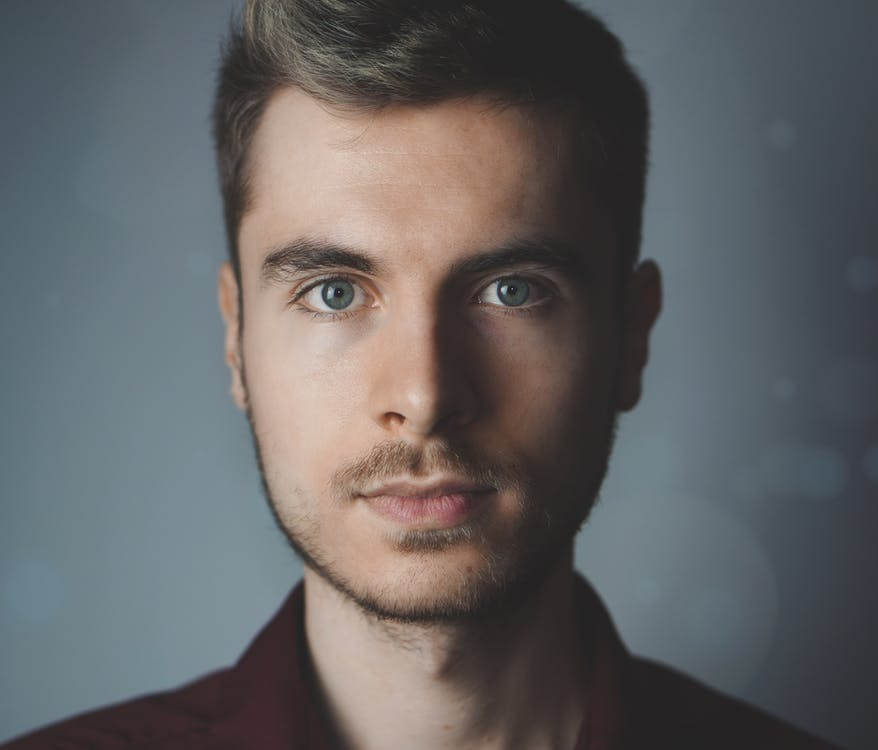
#> input picture ORB_detector/img/face1.jpg, 878 x 750 px
$ python test.py
#> lines starting #> are read from the running program, lines starting #| are printed output that depends on the picture
### ORB_detector/orb.py
"""
ORB Feature Detector: Implementation of a multi-scale FAST keypoint detector with Harris filtering.
"""
import math
from typing import List, Tuple
#  from bisect import bisect_right

import cv2
import numpy as np

from utils import apply_gaussian_2d


FAST_CIRCLE_RADIUS = 3
FAST_ROW_OFFSETS = [-3, -3, -2, -1, 0, 1, 2, 3, 3, 3, 2, 1, 0, -1, -2, -3]
FAST_COL_OFFSETS = [0, 1, 2, 3, 3, 3, 2, 1, 0, -1, -2, -3, -3, -3, -2, -1]
FAST_FIRST_TEST_INDICES = [0, 4, 8, 12]
FAST_FIRST_TEST_THRESHOLD = 3
FAST_SECOND_TEST_THRESHOLD = 12


# [28 lines left out: function create_pyramid, not called in this run]

def second_test_passed(row, col, img_level, center, threshold) -> bool:
    """
        Applies the second step of the FAST keypoint test.

        Parameters
        ----------
        row : int
            Row index of the center pixel.
        col : int
            Column index of the center pixel.
        img_level : np.ndarray
            Image level from the pyramid.
        center : int
            Intensity value of the center pixel.
        threshold : int
            Intensity threshold for brightness/darkness comparison.

        Returns
        -------
        bool
            True if the pixel passes the second FAST test, otherwise False.
        """
    brighter_than = 0
    darker_than = 0
    for k in range(16):
        val_row = row + FAST_ROW_OFFSETS[k]
        val_col = col + FAST_COL_OFFSETS[k]
        val = img_level[val_row, val_col]
        if val > center + threshold:
            brighter_than += 1
        elif val < center - threshold:
            darker_than += 1

    # if 12 of those 16 pixels are greater or less than the center it is the keypoint
    if brighter_than >= 12 or darker_than >= 12:
        return True

    return False

# not necessary to implement, see README
def get_keypoints(
    img_level: np.ndarray, threshold: int, border: int
) -> List[Tuple[int, int]]:
    """
    Returns the keypoints from the FAST test ).

    Parameters
    ----------
    img_level : np.ndarray
        Image at the given level of the image pyramid.
    threshold : int
        Intensity by which tested pixel should differ from the pixels on its Bresenham circle.
    border: int
        Number of rows/columns at the image border where no keypoints should be reported.

    Returns
    -------
    keypoints : np.ndarray
    """
    height, width = img_level.shape
    keypoints = []

    # iterating through the whole picture height except borders
    for i in range(border, height - border):
        # iterating through the whole picture width except borders
        for j in range(border, width - border):
            center = img_level[i, j]
            brighter_than = 0
            darker_than = 0
            # iterating through the 4 pixels(center pictures of each side of the circle)
            for k in FAST_FIRST_TEST_INDICES:
                val_row = i + FAST_ROW_OFFSETS[k]
                val_col = j + FAST_COL_OFFSETS[k]
                val = img_level[val_row, val_col]
                if val > center + threshold:
                    brighter_than += 1
                elif val < center - threshold:
                    darker_than += 1

            # if 3 of those 4 pixels are greater or less than the center might be the keypoint
            if brighter_than >= 3 or darker_than >= 3:
                if second_test_passed(i, j, img_level, center, threshold):
                    keypoints.append((i, j))

    return keypoints


# not necessary to implement, see README
# def get_second_test_mask(
#     img_level: np.ndarray,
#     first_test_mask: np.ndarray,
#     threshold: int,
# ) -> List[Tuple[int, int]]:
#     """
#     Returns the keypoint from the second FAST test (FAST_FIRST_TEST_INDICES).
#     HINT: test only at those points which already passed the first test (first_test_mask).
#
#     Parameters
#     ----------
#     img_level : np.ndarray
#         Image at the given level of the image pyramid.
#     first_test_mask: np.ndarray
#         Boolean mask for the first test, which was created by get_first_test_mask().
#     threshold : int
#         Intensity by which tested pixel should differ from the pixels on its Bresenham circle.
#
#     Returns
#     -------
#     mask : np.ndarray
#         Boolean mask with True values at pixels which pass the second FAST test.
#     """
#     keypoints = []
#     return keypoints


def calculate_kp_scores(
    img_level: np.ndarray,
    keypoints: List[Tuple[int, int]],
) -> List[int]:
    """
    Calculates FAST score for initial keypoints.

    Parameters
    ----------
    img_level : np.ndarray
        Image at the given level of the image pyramid.
    keypoints: List[Tuple[int, int]]
        Tentative keypoints detected by FAST algorithm.

    Returns
    -------
    scores : List[int]
        Scores for the tentative keypoints.
    """
    scores = []
    for (row,col) in keypoints:
        center = img_level[row, col]
        circle_vals = [  # all 16 values of 16 pixels in a circle around our center pixel
            img_level[row + FAST_ROW_OFFSETS[k], col + FAST_COL_OFFSETS[k]] for k in range(16)
        ]
        # list of minimal differences between our center pixel and 9 consecutive pixels around it
        min_differences = []
        for i in range(16):
            differences = []
            for j in range(9):
                # differences between our center pixel and 9 consecutive pixels around it
                differences.append(abs(int(center) - int(circle_vals[(i + j) % 16])))
            min_differences.append(min(differences))
        scores.append(max(min_differences))

    return scores


def detect_keypoints(
    img_level: np.ndarray,
    threshold: int,
    border: int = 0,
) -> Tuple[List[Tuple[int, int]], List[int]]:
    """
    Creates the initial keypoints list.

    Scans the image at the given pyramid level and detects the unfiltered FAST keypoints,
    which are upscaled according to the current level index.

    Parameters
    ----------
    img_level : np.ndarray
        Image at the given level of the image pyramid.
    threshold : int
        Intensity by which tested pixel should differ from the pixels on its Bresenham circle.
    border: int
        Number of rows/columns at the image border where no keypoints should be reported.

    Returns
    -------
    keypoints : List[Tuple[int, int]]
        Initial FAST keypoints as tuples of (row_idx, col_idx).
    scores: List[int]
        Corresponding scores calculate with calculate_kp_scores().
    """
    img_level = img_level.astype(int)
    border = max(border, FAST_CIRCLE_RADIUS)
    keypoints = get_keypoints(img_level=img_level, threshold=threshold,border=border)
    scores = calculate_kp_scores(img_level=img_level, keypoints=keypoints)

    return keypoints, scores

# [195 lines left out: functions apply_filter, get_x_derivative, get_y_derivative, get_harris_response, filter_keypoints, fast, not called in this run]

# [33 lines of commented-out code are left out]

### ORB_detector/test.py
import cv2
import numpy as np
import matplotlib.pyplot as plt
import orb

img1 = cv2.imread('img/face1.jpg')
#> img1 is the input picture: shape (750, 878, 3); mean B, G, R 99.7, 98.6, 99.1
M = np.array([[1, abs(0.3), 0],[0,1,0]])
nW =  img1.shape[1] + abs(0.3 * img1.shape[0])
#> nW = 1103
img2 = cv2.warpAffine(img1, M, (int(nW), img1.shape[0]))
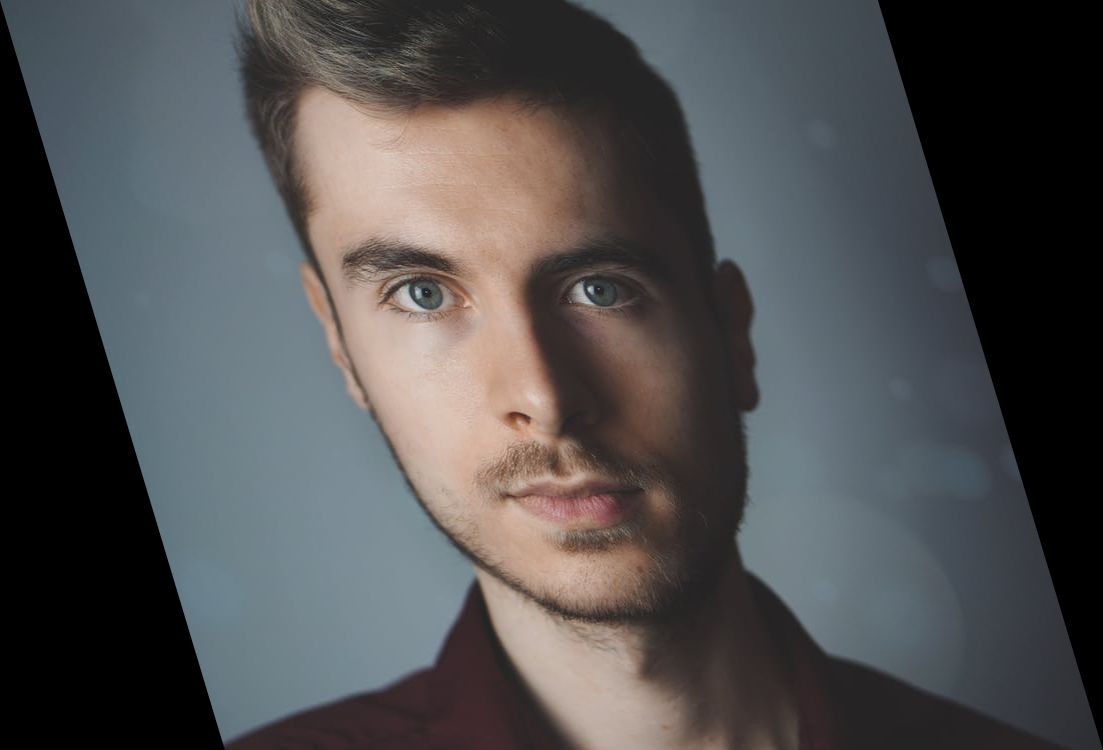
#> img2: shape (750, 1103, 3); mean B, G, R 79.4, 78.5, 78.9

kp1, scores1 = orb.detect_keypoints(cv2.cvtColor(img1, cv2.COLOR_BGR2GRAY), threshold=20, border=10)
#> in detect_keypoints, `img_level = img_level.astype(int)`:
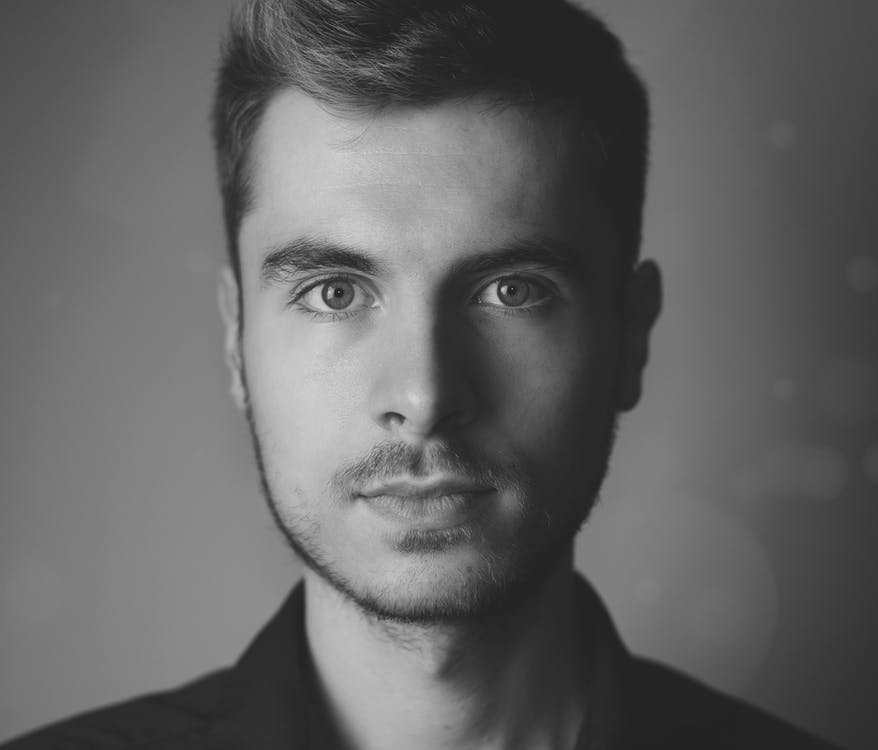
#> img_level: shape (750, 878) int64; min 16, max 213, mean 98.9
#> the loop in calculate_kp_scores, `for (row,col) in keypoints:` made 955 passes
#> (row, col) on passes 1 to 3: (10, 278), (10, 302), (10, 328)
kp2, scores2 = orb.detect_keypoints(cv2.cvtColor(img2, cv2.COLOR_BGR2GRAY), threshold=20, border=10)
#> call 2 of detect_keypoints, with threshold = 20, border = 10
#> in detect_keypoints (call 2), `img_level = img_level.astype(int)`:
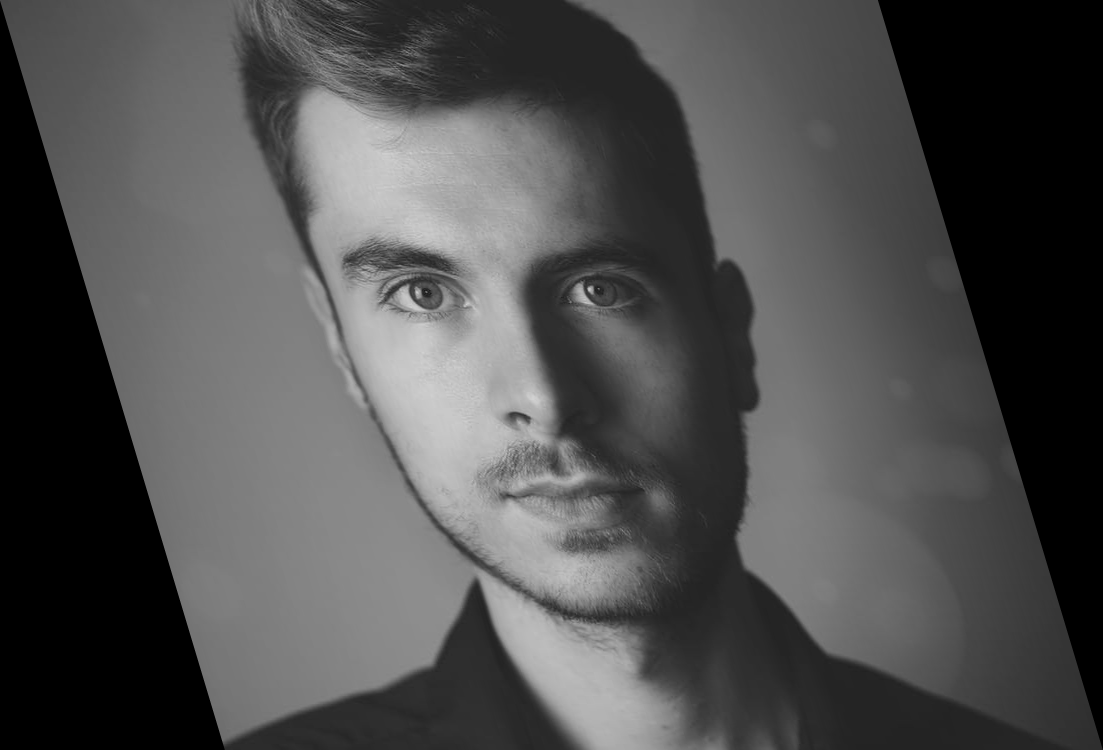
#> img_level: shape (750, 1103) int64; min 0, max 210, mean 78.7
#> the loop in calculate_kp_scores (call 2), `for (row,col) in keypoints:` made 757 passes
#> (row, col) on passes 1 to 3: (10, 281), (10, 305), (10, 331)

kp1, kp2 = np.asarray(kp1), np.asarray(kp2)
fig, axs = plt.subplots(1, 2, figsize=(35, 10))
axs[0].imshow(cv2.cvtColor(img1, cv2.COLOR_BGR2RGB))
sc1 = axs[0].scatter(kp1[:, 1], kp1[:, 0], c=scores1, cmap="Greens")
axs[0].axis("off")
axs[1].imshow(cv2.cvtColor(img2, cv2.COLOR_BGR2RGB))
sc2 = axs[1].scatter(kp2[:, 1], kp2[:, 0], c=scores2, cmap="Greens")
axs[1].axis("off")
plt.colorbar(sc1, ax=axs[0])
plt.colorbar(sc2, ax=axs[1])
fig.suptitle("Features detected independently on a pair of images (colored by corresponding score)", size=26);
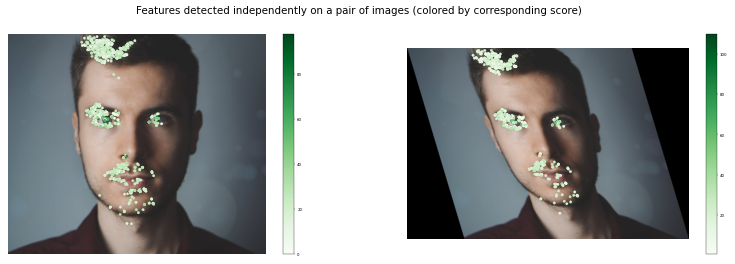
#> figure drawn by matplotlib, 4 panels

$ run again, with ORB_detector/img/9px.jpg copied over ORB_detector/img/face1.jpg
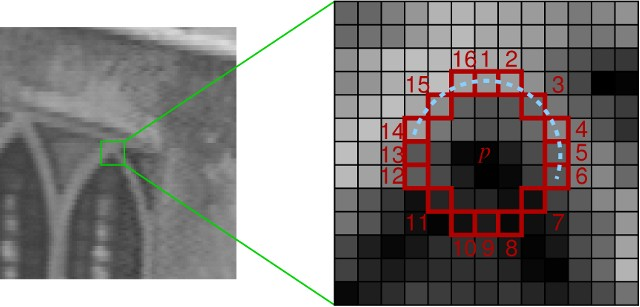
#> input picture ORB_detector/img/9px.jpg, 640 x 307 px
#> img1 is the input picture: shape (307, 640, 3); mean B, G, R 127.6, 128.5, 133.5
#> the loop in calculate_kp_scores, `for (row,col) in keypoints:` made 1543 passes
#> (row, col) on passes 1 to 3: (10, 319), (10, 320), (10, 321)
#> in detect_keypoints (call 2), `img_level = img_level.astype(int)`:
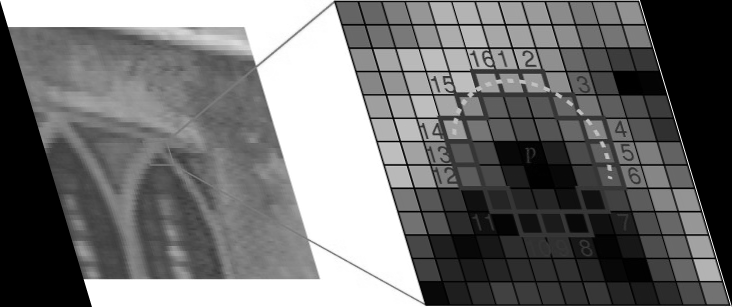
#> img_level: shape (307, 732) int64; min 0, max 255, mean 113.6
#> the loop in calculate_kp_scores (call 2), `for (row,col) in keypoints:` made 4688 passes
#> (row, col) on passes 1 to 3: (10, 322), (10, 323), (10, 324)
#> `fig.suptitle("Features detected independently on a pair of images (col..`:
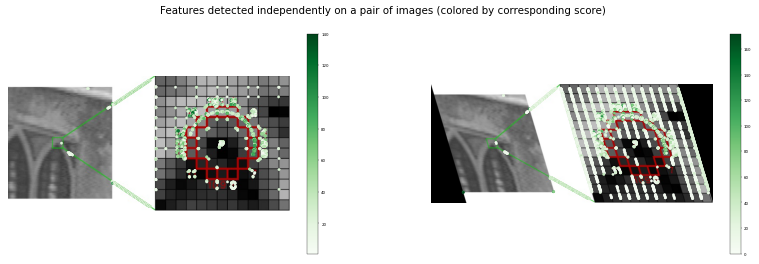
#> figure drawn by matplotlib, 4 panels

$ run again, with ORB_detector/img/fast_test.jpg copied over ORB_detector/img/face1.jpg
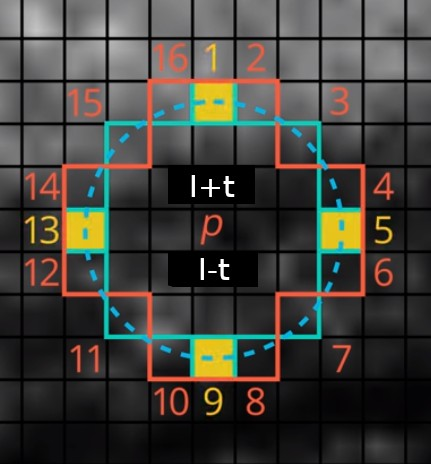
#> input picture ORB_detector/img/fast_test.jpg, 431 x 464 px
#> img1 is the input picture: shape (464, 431, 3); mean B, G, R 59.3, 65.1, 66.5
#> after the loop in get_keypoints, `for i in range(border, height - border):`: keypoints = 1661 pairs, first value 44 to 414, second value 25 to 393
#> the loop in calculate_kp_scores, `for (row,col) in keypoints:` made 1661 passes
#> (row, col, center) on passes 1 to 3: (44, 214, 171), (45, 212, 196), (45, 213, 197)
#> after the loop in calculate_kp_scores, `for (row,col) in keypoints:`: scores = 1661 values, max 255 at index 245, min 0 at index 372, mean 52.56
#> kp1 has the same summary as keypoints in get_keypoints; scores1 has the same summary as scores in calculate_kp_scores
#> in detect_keypoints (call 2), `img_level = img_level.astype(int)`:
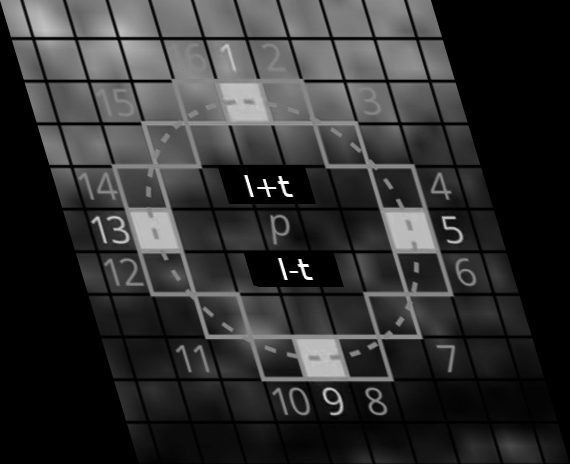
#> img_level: shape (464, 570) int64; min 0, max 255, mean 49
#> the loop in calculate_kp_scores (call 2), `for (row,col) in keypoints:` made 3245 passes
#> (row, col) on passes 1 to 3: (10, 24), (10, 25), (10, 67)
#> `fig.suptitle("Features detected independently on a pair of images (col..`:
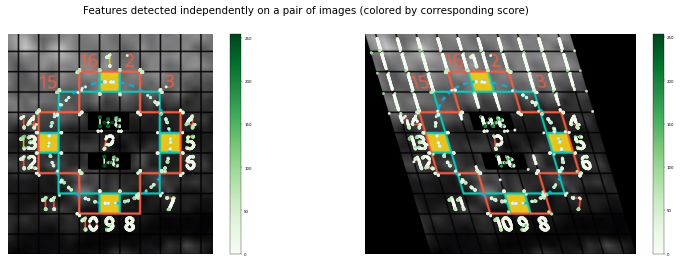
#> figure drawn by matplotlib, 4 panels
